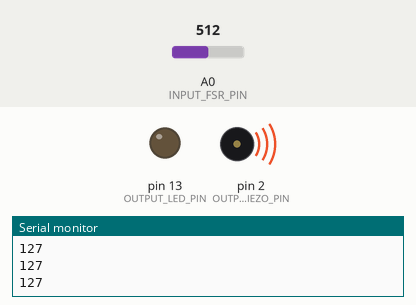
Simulated run of this sketch. Board: Arduino Uno, built with avr-gcc and run on an emulated ATmega328P. Shown: output pins drawn as LEDs (lit = HIGH), buzzer (waves = sounding), the last lines printed to the serial monitor. The test bench sets the inputs (shaded band); at power-on: A0 (INPUT_FSR_PIN) = 512.

Above: at 1.2 s.
1.3 s: A0 (INPUT_FSR_PIN) set to 527
At 1.8 s:
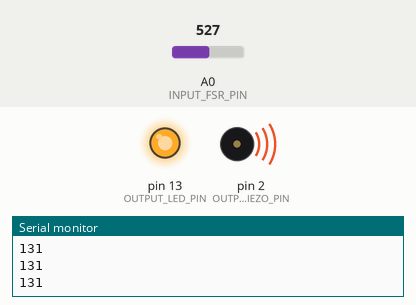
2.8 s: A0 (INPUT_FSR_PIN) set to 0
At 3.4 s:
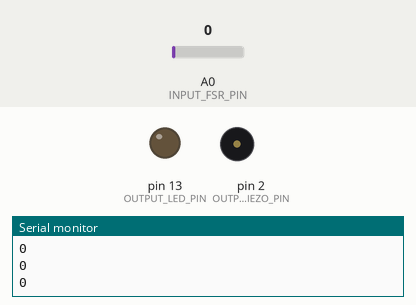
4.3 s: A0 (INPUT_FSR_PIN) set to 3
5.8 s: A0 (INPUT_FSR_PIN) set to 6
At 6.4 s:
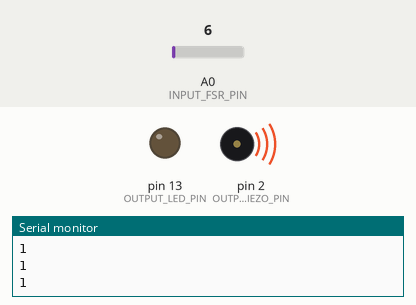
7.3 s: A0 (INPUT_FSR_PIN) set to 716
At 7.7 s:
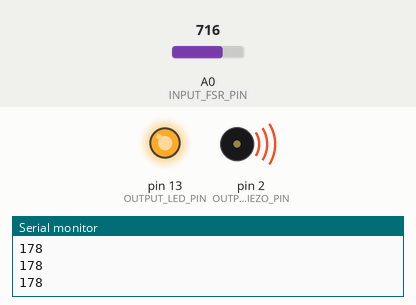
Timing chart, 0 to 9.8 s (numbered marks = the images above; inputs shaded):
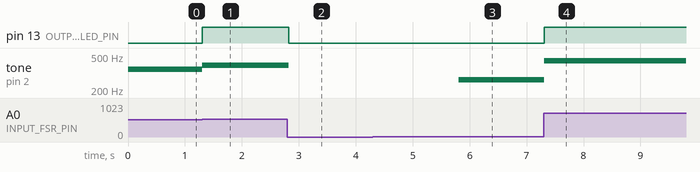

Measured:
- the behaviour switches between 513 and 514 on A0 (INPUT_FSR_PIN) (found by bisection; images 0 and 1)
- the behaviour switches between 4 and 5 on A0 (INPUT_FSR_PIN) (found by bisection; images 2 and 3)
- after the input at 1.3 s, pin 13 (OUTPUT_LED_PIN): LOW → HIGH at once; tone on pin 2 (OUTPUT_PIEZO_PIN): 349 Hz → 392 Hz at once
- after the input at 2.8 s, pin 13 (OUTPUT_LED_PIN): HIGH → LOW at once; tone on pin 2 (OUTPUT_PIEZO_PIN): 392 Hz → silent at once
- after the input at 5.8 s, tone on pin 2 (OUTPUT_PIEZO_PIN): silent → 262 Hz at once
- after the input at 7.3 s, pin 13 (OUTPUT_LED_PIN): LOW → HIGH at once; tone on pin 2 (OUTPUT_PIEZO_PIN): 262 Hz → 440 Hz at once

The sketch:

input_5.ino
```cpp
/*
 * This example reads in a force-sensitive resistor value (from A0 using a voltage-divider
 * circuit) and uses it to play a tone on a connected piezo buzzer and set the brightness
 * of an LED.
 *
 * By Jon E. Froehlich
 * @jonfroehlich
 * http://makeabilitylab.io
 *
 * For a walkthrough and circuit diagram, see:
 * https://makeabilitylab.github.io/physcomp/arduino/force-sensitive-resistors.html
 *
 */

const int OUTPUT_LED_PIN = LED_BUILTIN;
const int OUTPUT_PIEZO_PIN = 2;
const int INPUT_FSR_PIN = A0;
const int DELAY_MS = 20; // how often to read from the sensor input

void setup() {
  pinMode(OUTPUT_LED_PIN, OUTPUT);
  pinMode(OUTPUT_PIEZO_PIN, OUTPUT);
  pinMode(INPUT_FSR_PIN, INPUT);
  Serial.begin(9600);
}

void loop() {

  // Read the force-sensitive resistor value
  int fsrVal = analogRead(INPUT_FSR_PIN);

  // Remap the value for output.
  int ledVal = map(fsrVal, 0, 1023, 0, 255);
  int freq = map(fsrVal, 0, 1023, 50, 1500); // change min/max freq here

//  // only play sound if the user is pressing on the FSR
//  if(fsrVal > 0){
//    tone(OUTPUT_PIEZO_PIN, freq);
//  }else{
//    noTone(OUTPUT_PIEZO_PIN);
//  }

  if(ledVal > 0 && ledVal < 32) {
    tone(OUTPUT_PIEZO_PIN, 262);
  }else if(ledVal >= 32 && ledVal < 64) {
    tone(OUTPUT_PIEZO_PIN, 294);
  }else if(ledVal >= 64 && ledVal < 96) {
    tone(OUTPUT_PIEZO_PIN, 330);
  }else if(ledVal >= 96 && ledVal < 128) {
    tone(OUTPUT_PIEZO_PIN, 349);
  }else if(ledVal >= 128 && ledVal < 160) {
    tone(OUTPUT_PIEZO_PIN, 392);
  }else if(ledVal >= 160 && ledVal < 192) {
    tone(OUTPUT_PIEZO_PIN, 440);
  }else if(ledVal >= 192 && ledVal < 224) {
    tone(OUTPUT_PIEZO_PIN, 494);
  }else if(ledVal >= 224 && ledVal < 256) {
    tone(OUTPUT_PIEZO_PIN, 523);
  }else {
    noTone(OUTPUT_PIEZO_PIN);
  }

  // Print the raw sensor value and the converted led value (e,g., for Serial Plotter)
  Serial.println(ledVal);

  // Write out the LED value.
  analogWrite(OUTPUT_LED_PIN, ledVal);

  delay(DELAY_MS);
}
```
